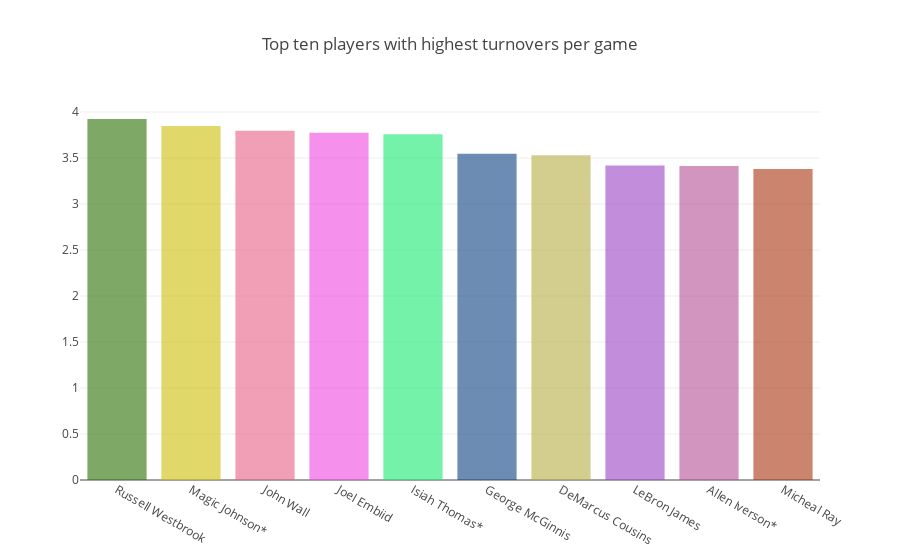

The notebook cell this image was saved under:
### Code cell
Stats['tpg']=Stats.TOV/Stats.G
tpg=pd.DataFrame()
tpg['player'] = Stats.groupby('Player').mean()['tpg'].index
tpg['TPG'] = Stats.groupby('Player').mean()['tpg'].values
tpg= tpg.sort_values('TPG', ascending = False).head(10)

trace1= go.Bar(
    x=tpg['player'].head(10),
    y=tpg['TPG'].head(10),
    marker=dict(
        color=random_colors(10),
    ),
    opacity=.6
)
data=[trace1]
layout=go.Layout(
    title='Top ten players with highest turnovers per game',
)
fig=go.Figure(data=data, layout=layout)
py.iplot(fig, filename='text-hover-bar')

### Figure 1 — Plotly figure (JSON) as saved in the notebook; plotly's stock layout.template omitted (floating-point values rounded to 4 significant figures)
{"data": [{"marker": {"color": ["#2A7000", "#CCBF04", "#E95F88", "#EF49E2", "#18EA72", "#0C4183", "#B9AE44", "#9A42C4", "#B54F97", "#A9330D"]}, "opacity": 0.6, "type": "bar", "uid": "5b878689-ebb6-4de8-b281-c92e2e7035a4", "x": ["Russell Westbrook", "Magic Johnson*", "John Wall", "Joel Embiid", "Isiah Thomas*", "George McGinnis", "DeMarcus Cousins", "LeBron James", "Allen Iverson*", "Micheal Ray"], "y": [3.924, 3.847, 3.795, 3.774, 3.759, 3.547, 3.531, 3.419, 3.414, 3.381]}], "layout": {"title": {"text": "Top ten players with highest turnovers per game"}}}
